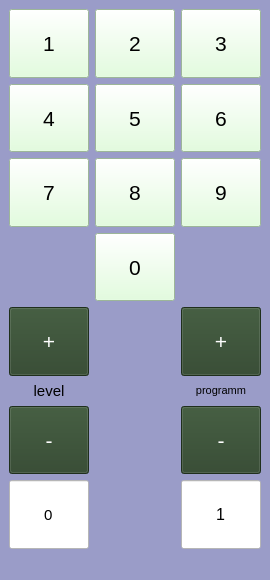
<?xml version="1.0" encoding="UTF-8"?>
<ui version="4.0">
 <class>MainWindow</class>
 <widget class="QMainWindow" name="MainWindow">
  <property name="geometry">
   <rect>
    <x>0</x>
    <y>0</y>
    <width>262</width>
    <height>580</height>
   </rect>
  </property>
  <property name="font">
   <font>
    <family>Modern</family>
   </font>
  </property>
  <property name="windowTitle">
   <string>MainWindow</string>
  </property>
  <property name="styleSheet">
   <string notr="true">background-color:rgb(154, 156, 200)</string>
  </property>
  <widget class="QWidget" name="centralwidget">
   <layout class="QGridLayout" name="gridLayout_3">
    <item row="0" column="0">
     <layout class="QGridLayout" name="gridLayout">
      <item row="5" column="1">
       <widget class="QPushButton" name="pushButton_4">
        <property name="sizePolicy">
         <sizepolicy hsizetype="Expanding" vsizetype="Expanding">
          <horstretch>0</horstretch>
          <verstretch>0</verstretch>
         </sizepolicy>
        </property>
        <property name="font">
         <font>
          <pointsize>16</pointsize>
         </font>
        </property>
        <property name="styleSheet">
         <string notr="true">background-color:rgb(219, 255, 213)</string>
        </property>
        <property name="text">
         <string>5</string>
        </property>
       </widget>
      </item>
      <item row="8" column="0">
       <widget class="QPushButton" name="pushButton_16">
        <property name="sizePolicy">
         <sizepolicy hsizetype="Preferred" vsizetype="Expanding">
          <horstretch>0</horstretch>
          <verstretch>0</verstretch>
         </sizepolicy>
        </property>
        <property name="font">
         <font>
          <pointsize>16</pointsize>
         </font>
        </property>
        <property name="styleSheet">
         <string notr="true">background-color:rgb(43, 66, 40);
color:rgb(255, 255, 255)</string>
        </property>
        <property name="text">
         <string>+</string>
        </property>
       </widget>
      </item>
      <item row="0" column="1">
       <widget class="QPushButton" name="pushButton_2">
        <property name="sizePolicy">
         <sizepolicy hsizetype="Expanding" vsizetype="Expanding">
          <horstretch>0</horstretch>
          <verstretch>0</verstretch>
         </sizepolicy>
        </property>
        <property name="font">
         <font>
          <pointsize>16</pointsize>
         </font>
        </property>
        <property name="styleSheet">
         <string notr="true">background-color:rgb(219, 255, 213)</string>
        </property>
        <property name="text">
         <string>2</string>
        </property>
       </widget>
      </item>
      <item row="11" column="2">
       <widget class="QLineEdit" name="lineEdit_2">
        <property name="sizePolicy">
         <sizepolicy hsizetype="Expanding" vsizetype="Expanding">
          <horstretch>0</horstretch>
          <verstretch>0</verstretch>
         </sizepolicy>
        </property>
        <property name="font">
         <font>
          <pointsize>12</pointsize>
         </font>
        </property>
        <property name="styleSheet">
         <string notr="true">background-color:rgb(255, 255, 255)
</string>
        </property>
        <property name="text">
         <string>1</string>
        </property>
        <property name="alignment">
         <set>Qt::AlignCenter</set>
        </property>
       </widget>
      </item>
      <item row="5" column="0">
       <widget class="QPushButton" name="pushButton_5">
        <property name="sizePolicy">
         <sizepolicy hsizetype="Preferred" vsizetype="Expanding">
          <horstretch>0</horstretch>
          <verstretch>0</verstretch>
         </sizepolicy>
        </property>
        <property name="font">
         <font>
          <pointsize>16</pointsize>
         </font>
        </property>
        <property name="styleSheet">
         <string notr="true">background-color:rgb(219, 255, 213)</string>
        </property>
        <property name="text">
         <string>4</string>
        </property>
       </widget>
      </item>
      <item row="5" column="2">
       <widget class="QPushButton" name="pushButton_6">
        <property name="sizePolicy">
         <sizepolicy hsizetype="Expanding" vsizetype="Expanding">
          <horstretch>0</horstretch>
          <verstretch>0</verstretch>
         </sizepolicy>
        </property>
        <property name="font">
         <font>
          <pointsize>16</pointsize>
         </font>
        </property>
        <property name="styleSheet">
         <string notr="true">background-color:rgb(219, 255, 213)</string>
        </property>
        <property name="text">
         <string>6</string>
        </property>
       </widget>
      </item>
      <item row="0" column="0">
       <widget class="QPushButton" name="pushButton">
        <property name="sizePolicy">
         <sizepolicy hsizetype="Preferred" vsizetype="Expanding">
          <horstretch>0</horstretch>
          <verstretch>0</verstretch>
         </sizepolicy>
        </property>
        <property name="font">
         <font>
          <pointsize>16</pointsize>
         </font>
        </property>
        <property name="styleSheet">
         <string notr="true">background-color:rgb(219, 255, 213)</string>
        </property>
        <property name="text">
         <string>1</string>
        </property>
       </widget>
      </item>
      <item row="9" column="0">
       <widget class="QLabel" name="label">
        <property name="sizePolicy">
         <sizepolicy hsizetype="Preferred" vsizetype="Fixed">
          <horstretch>0</horstretch>
          <verstretch>0</verstretch>
         </sizepolicy>
        </property>
        <property name="font">
         <font>
          <pointsize>11</pointsize>
         </font>
        </property>
        <property name="text">
         <string>level</string>
        </property>
        <property name="alignment">
         <set>Qt::AlignCenter</set>
        </property>
       </widget>
      </item>
      <item row="6" column="2">
       <widget class="QPushButton" name="pushButton_9">
        <property name="sizePolicy">
         <sizepolicy hsizetype="Expanding" vsizetype="Expanding">
          <horstretch>0</horstretch>
          <verstretch>0</verstretch>
         </sizepolicy>
        </property>
        <property name="font">
         <font>
          <pointsize>16</pointsize>
         </font>
        </property>
        <property name="styleSheet">
         <string notr="true">background-color:rgb(219, 255, 213)</string>
        </property>
        <property name="text">
         <string>9</string>
        </property>
       </widget>
      </item>
      <item row="0" column="2">
       <widget class="QPushButton" name="pushButton_3">
        <property name="sizePolicy">
         <sizepolicy hsizetype="Expanding" vsizetype="Expanding">
          <horstretch>0</horstretch>
          <verstretch>0</verstretch>
         </sizepolicy>
        </property>
        <property name="font">
         <font>
          <pointsize>16</pointsize>
         </font>
        </property>
        <property name="styleSheet">
         <string notr="true">background-color:rgb(219, 255, 213)</string>
        </property>
        <property name="text">
         <string>3</string>
        </property>
       </widget>
      </item>
      <item row="10" column="2">
       <widget class="QPushButton" name="pushButton_15">
        <property name="sizePolicy">
         <sizepolicy hsizetype="Minimum" vsizetype="Expanding">
          <horstretch>0</horstretch>
          <verstretch>0</verstretch>
         </sizepolicy>
        </property>
        <property name="font">
         <font>
          <pointsize>16</pointsize>
         </font>
        </property>
        <property name="styleSheet">
         <string notr="true">background-color:rgb(43, 66, 40);
color:rgb(255, 255, 255)</string>
        </property>
        <property name="text">
         <string>-</string>
        </property>
       </widget>
      </item>
      <item row="10" column="0">
       <widget class="QPushButton" name="pushButton_18">
        <property name="sizePolicy">
         <sizepolicy hsizetype="Preferred" vsizetype="Expanding">
          <horstretch>0</horstretch>
          <verstretch>0</verstretch>
         </sizepolicy>
        </property>
        <property name="font">
         <font>
          <pointsize>16</pointsize>
         </font>
        </property>
        <property name="styleSheet">
         <string notr="true">background-color:rgb(43, 66, 40);
color:rgb(255, 255, 255)</string>
        </property>
        <property name="text">
         <string>-</string>
        </property>
       </widget>
      </item>
      <item row="6" column="0">
       <widget class="QPushButton" name="pushButton_7">
        <property name="sizePolicy">
         <sizepolicy hsizetype="Preferred" vsizetype="Expanding">
          <horstretch>0</horstretch>
          <verstretch>0</verstretch>
         </sizepolicy>
        </property>
        <property name="font">
         <font>
          <pointsize>16</pointsize>
         </font>
        </property>
        <property name="styleSheet">
         <string notr="true">background-color:rgb(219, 255, 213)</string>
        </property>
        <property name="text">
         <string>7</string>
        </property>
       </widget>
      </item>
      <item row="7" column="1">
       <widget class="QPushButton" name="pushButton_10">
        <property name="sizePolicy">
         <sizepolicy hsizetype="Expanding" vsizetype="Expanding">
          <horstretch>0</horstretch>
          <verstretch>0</verstretch>
         </sizepolicy>
        </property>
        <property name="font">
         <font>
          <pointsize>16</pointsize>
         </font>
        </property>
        <property name="styleSheet">
         <string notr="true">background-color:rgb(219, 255, 213)</string>
        </property>
        <property name="text">
         <string>0</string>
        </property>
       </widget>
      </item>
      <item row="6" column="1">
       <widget class="QPushButton" name="pushButton_8">
        <property name="sizePolicy">
         <sizepolicy hsizetype="Expanding" vsizetype="Expanding">
          <horstretch>0</horstretch>
          <verstretch>0</verstretch>
         </sizepolicy>
        </property>
        <property name="font">
         <font>
          <pointsize>16</pointsize>
         </font>
        </property>
        <property name="styleSheet">
         <string notr="true">background-color:rgb(219, 255, 213)</string>
        </property>
        <property name="text">
         <string>8</string>
        </property>
       </widget>
      </item>
      <item row="9" column="2">
       <widget class="QLabel" name="label_2">
        <property name="sizePolicy">
         <sizepolicy hsizetype="Preferred" vsizetype="Fixed">
          <horstretch>0</horstretch>
          <verstretch>0</verstretch>
         </sizepolicy>
        </property>
        <property name="font">
         <font>
          <family>MS Shell Dlg 2</family>
          <pointsize>8</pointsize>
          <weight>9</weight>
          <italic>false</italic>
          <bold>false</bold>
         </font>
        </property>
        <property name="styleSheet">
         <string notr="true">font: 75 8pt &quot;MS Shell Dlg 2&quot;;</string>
        </property>
        <property name="text">
         <string>programm</string>
        </property>
        <property name="alignment">
         <set>Qt::AlignCenter</set>
        </property>
       </widget>
      </item>
      <item row="11" column="0">
       <widget class="QLineEdit" name="lineEdit">
        <property name="sizePolicy">
         <sizepolicy hsizetype="Expanding" vsizetype="Expanding">
          <horstretch>0</horstretch>
          <verstretch>0</verstretch>
         </sizepolicy>
        </property>
        <property name="font">
         <font>
          <pointsize>11</pointsize>
         </font>
        </property>
        <property name="styleSheet">
         <string notr="true">background-color:rgb(255, 255, 255)
</string>
        </property>
        <property name="text">
         <string>0</string>
        </property>
        <property name="alignment">
         <set>Qt::AlignCenter</set>
        </property>
       </widget>
      </item>
      <item row="8" column="2">
       <widget class="QPushButton" name="pushButton_17">
        <property name="sizePolicy">
         <sizepolicy hsizetype="Minimum" vsizetype="Expanding">
          <horstretch>0</horstretch>
          <verstretch>0</verstretch>
         </sizepolicy>
        </property>
        <property name="font">
         <font>
          <pointsize>16</pointsize>
         </font>
        </property>
        <property name="styleSheet">
         <string notr="true">background-color:rgb(43, 66, 40);
color:rgb(255, 255, 255)</string>
        </property>
        <property name="text">
         <string>+</string>
        </property>
       </widget>
      </item>
     </layout>
    </item>
   </layout>
  </widget>
  <widget class="QMenuBar" name="menubar">
   <property name="geometry">
    <rect>
     <x>0</x>
     <y>0</y>
     <width>262</width>
     <height>20</height>
    </rect>
   </property>
  </widget>
  <widget class="QStatusBar" name="statusbar"/>
 </widget>
 <resources/>
 <connections>
  <connection>
   <sender>pushButton</sender>
   <signal>clicked()</signal>
   <receiver>MainWindow</receiver>
   <slot>set1()</slot>
   <hints>
    <hint type="sourcelabel">
     <x>31</x>
     <y>65</y>
    </hint>
    <hint type="destinationlabel">
     <x>18</x>
     <y>268</y>
    </hint>
   </hints>
  </connection>
  <connection>
   <sender>pushButton_2</sender>
   <signal>clicked()</signal>
   <receiver>MainWindow</receiver>
   <slot>set2()</slot>
   <hints>
    <hint type="sourcelabel">
     <x>113</x>
     <y>55</y>
    </hint>
    <hint type="destinationlabel">
     <x>37</x>
     <y>254</y>
    </hint>
   </hints>
  </connection>
  <connection>
   <sender>pushButton_3</sender>
   <signal>clicked()</signal>
   <receiver>MainWindow</receiver>
   <slot>set3()</slot>
   <hints>
    <hint type="sourcelabel">
     <x>190</x>
     <y>63</y>
    </hint>
    <hint type="destinationlabel">
     <x>248</x>
     <y>242</y>
    </hint>
   </hints>
  </connection>
  <connection>
   <sender>pushButton_5</sender>
   <signal>clicked()</signal>
   <receiver>MainWindow</receiver>
   <slot>set4()</slot>
   <hints>
    <hint type="sourcelabel">
     <x>37</x>
     <y>141</y>
    </hint>
    <hint type="destinationlabel">
     <x>72</x>
     <y>260</y>
    </hint>
   </hints>
  </connection>
  <connection>
   <sender>pushButton_4</sender>
   <signal>clicked()</signal>
   <receiver>MainWindow</receiver>
   <slot>set5()</slot>
   <hints>
    <hint type="sourcelabel">
     <x>137</x>
     <y>139</y>
    </hint>
    <hint type="destinationlabel">
     <x>201</x>
     <y>254</y>
    </hint>
   </hints>
  </connection>
  <connection>
   <sender>pushButton_6</sender>
   <signal>clicked()</signal>
   <receiver>MainWindow</receiver>
   <slot>set6()</slot>
   <hints>
    <hint type="sourcelabel">
     <x>204</x>
     <y>135</y>
    </hint>
    <hint type="destinationlabel">
     <x>235</x>
     <y>267</y>
    </hint>
   </hints>
  </connection>
  <connection>
   <sender>pushButton_7</sender>
   <signal>clicked()</signal>
   <receiver>MainWindow</receiver>
   <slot>set7()</slot>
   <hints>
    <hint type="sourcelabel">
     <x>50</x>
     <y>219</y>
    </hint>
    <hint type="destinationlabel">
     <x>57</x>
     <y>278</y>
    </hint>
   </hints>
  </connection>
  <connection>
   <sender>pushButton_8</sender>
   <signal>clicked()</signal>
   <receiver>MainWindow</receiver>
   <slot>set8()</slot>
   <hints>
    <hint type="sourcelabel">
     <x>102</x>
     <y>209</y>
    </hint>
    <hint type="destinationlabel">
     <x>36</x>
     <y>284</y>
    </hint>
   </hints>
  </connection>
  <connection>
   <sender>pushButton_9</sender>
   <signal>clicked()</signal>
   <receiver>MainWindow</receiver>
   <slot>set9()</slot>
   <hints>
    <hint type="sourcelabel">
     <x>185</x>
     <y>213</y>
    </hint>
    <hint type="destinationlabel">
     <x>188</x>
     <y>270</y>
    </hint>
   </hints>
  </connection>
  <connection>
   <sender>pushButton_10</sender>
   <signal>clicked()</signal>
   <receiver>MainWindow</receiver>
   <slot>set0()</slot>
   <hints>
    <hint type="sourcelabel">
     <x>146</x>
     <y>280</y>
    </hint>
    <hint type="destinationlabel">
     <x>131</x>
     <y>311</y>
    </hint>
   </hints>
  </connection>
  <connection>
   <sender>pushButton_16</sender>
   <signal>clicked()</signal>
   <receiver>MainWindow</receiver>
   <slot>volUp()</slot>
   <hints>
    <hint type="sourcelabel">
     <x>55</x>
     <y>342</y>
    </hint>
    <hint type="destinationlabel">
     <x>109</x>
     <y>338</y>
    </hint>
   </hints>
  </connection>
  <connection>
   <sender>pushButton_18</sender>
   <signal>clicked()</signal>
   <receiver>MainWindow</receiver>
   <slot>volDown()</slot>
   <hints>
    <hint type="sourcelabel">
     <x>41</x>
     <y>443</y>
    </hint>
    <hint type="destinationlabel">
     <x>112</x>
     <y>396</y>
    </hint>
   </hints>
  </connection>
  <connection>
   <sender>pushButton_17</sender>
   <signal>clicked()</signal>
   <receiver>MainWindow</receiver>
   <slot>progUp()</slot>
   <hints>
    <hint type="sourcelabel">
     <x>195</x>
     <y>345</y>
    </hint>
    <hint type="destinationlabel">
     <x>149</x>
     <y>354</y>
    </hint>
   </hints>
  </connection>
  <connection>
   <sender>pushButton_15</sender>
   <signal>clicked()</signal>
   <receiver>MainWindow</receiver>
   <slot>progDown()</slot>
   <hints>
    <hint type="sourcelabel">
     <x>199</x>
     <y>443</y>
    </hint>
    <hint type="destinationlabel">
     <x>132</x>
     <y>439</y>
    </hint>
   </hints>
  </connection>
 </connections>
 <slots>
  <slot>set1()</slot>
  <slot>set2()</slot>
  <slot>set3()</slot>
  <slot>set4()</slot>
  <slot>set5()</slot>
  <slot>set6()</slot>
  <slot>set7()</slot>
  <slot>set8()</slot>
  <slot>set9()</slot>
  <slot>set0()</slot>
  <slot>volUp()</slot>
  <slot>volDown()</slot>
  <slot>progUp()</slot>
  <slot>progDown()</slot>
 </slots>
</ui>
